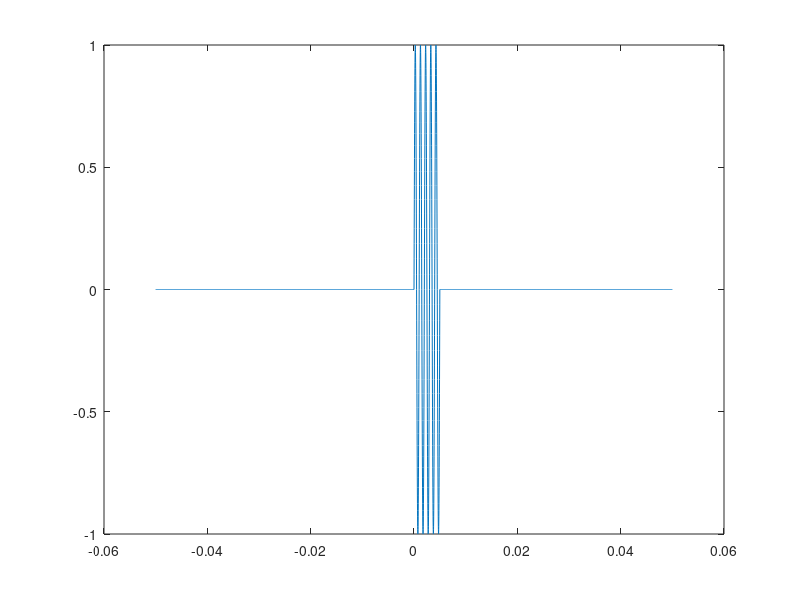
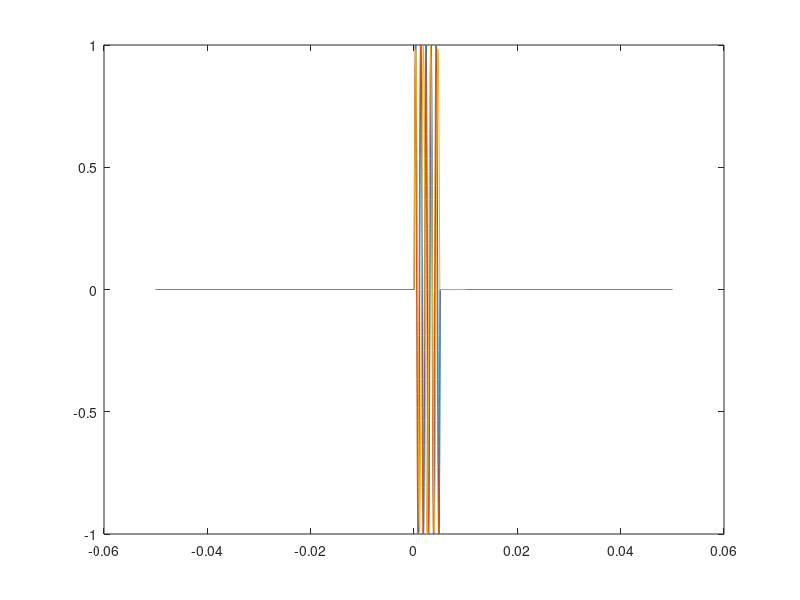

The MATLAB source for these figures, in order: (Note: this script raises an error after producing the figures.)
close all;
clear all;
clc;
Fs = 1e5;
dt = 1/Fs;
Time = 0.05;
fc = 1000;
t = -Time:dt:Time;
delay = 10*dt;
window = 1*(t>=0 & t<=5e-3);
signal = sin(2*pi*fc*t).*window;
%signal = signal';
plot(t,signal);
window2 = 1*((t-delay)>=0 & (t-delay)<=5e-3);
signal2 = sin(2*pi*fc*(t-delay)).*window2;
%signal2 = signal2';
figure;
plot(t,signal2);
hold on;
plot(t,signal);



close all;
clear all;
clc;
Fs = 1e4;
dt = 1/Fs;
Time = 1e-2;
t = 0:dt:Time;
delay = 5*dt;
window = 1*(t>=0 & t<=5e-3);
signal = sin(2*pi*700*t).*window;
signal = signal';
plot(t,signal);
FD = 0.56;
N = 10;
h = designFracDelayFIR(FD,N);
fdfir = dsp.FIRFilter(h);
y = fdfir(signal);
plot(t,signal);
hold on;
plot(t,y);
window = 1*((t-delay)>=0 & (t-delay)<=5e-3);
signal = sin(2*pi*700*(t-delay)).*window;
signal = signal';
figure;
plot(t,signal)


close all;
clear all;
clc;
Fs = 1e4;
dt = 1/Fs;
Time = 0.05;
fc = 1000;
t = -Time:dt:Time;
delay = 5.4*dt;
window = 1*(t>=0 & t<=3e-3);
signal = sin(2*pi*fc*t).*window;
signal = signal';
plot(t,signal);
delayed = delayseq(signal,6.7*dt,Fs);
finddelay(signal,delayed)
figure;
plot(t,signal);
hold on;
plot(t,delayed);
[cor,x] = xcorr(signal,delayed);
[cor2,xp] = xcorr(signal);
figure;
plot(x/Fs,cor);
hold on;
plot(x/Fs,cor2);
[pk,i] = max(cor);
pk
x(i)/Fs